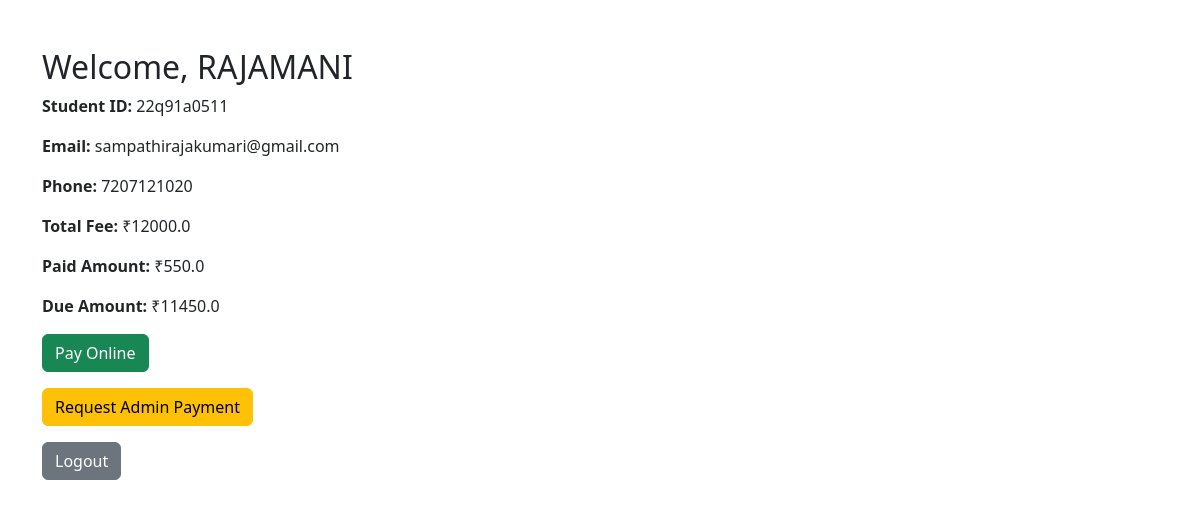
Before: /student/dashboard (signed in) with the older database file.
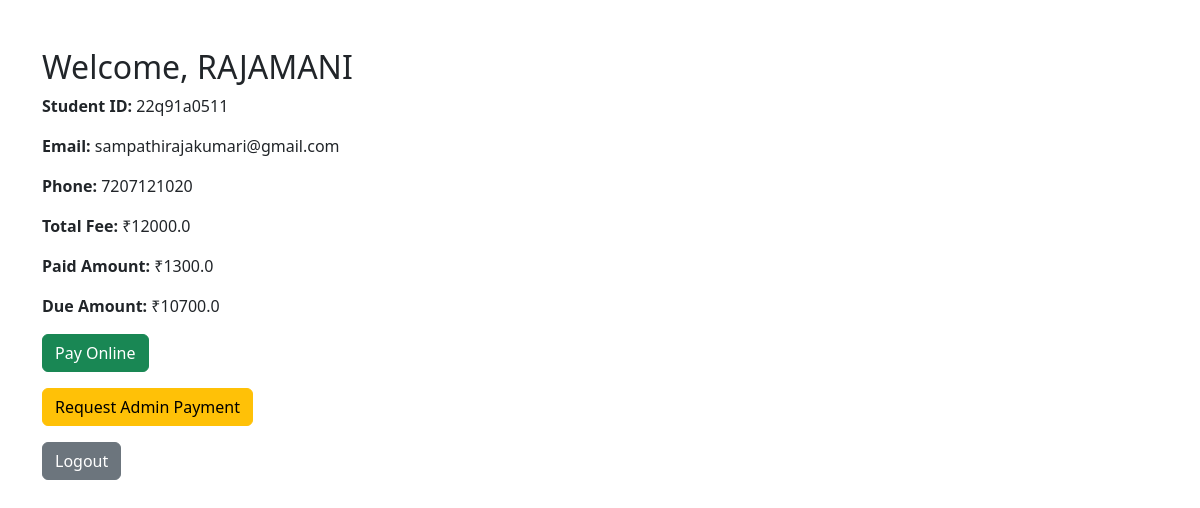
After: the same page with the newer database file.
### tables this page shows
CREATE TABLE students (
            sid TEXT PRIMARY KEY,
            name TEXT NOT NULL,
            total REAL NOT NULL,
            balance REAL NOT NULL,
            password TEXT NOT NULL
        , branch_id INTEGER, section_id INTEGER, email TEXT, phone TEXT, admin_request INTEGER DEFAULT 0);

### app.py (the view)
@app.route("/student/dashboard")
def student_dashboard():
    if "student_id" not in session:
        return redirect(url_for("student_login"))
    sid = session["student_id"]
    with get_db_connection() as conn:
        student = conn.execute("SELECT * FROM students WHERE sid=?", (sid,)).fetchone()
    if not student:
        flash("Student not found", "danger")
        return redirect(url_for("student_login"))
    student_dict = dict(student)
    student_dict['paid_amount'] = student_dict['total'] - student_dict['balance']
    student_dict['due_amount'] = student_dict['balance']
    return render_template("student_dashboard.html", student=student_dict, razorpay_key=RAZORPAY_KEY_ID)

### app.py (called while the page is built)
def get_db_connection():
    conn = sqlite3.connect(DB_PATH, timeout=10)
    conn.row_factory = sqlite3.Row
    return conn

### templates/student_dashboard.html (shortened to what this page needs)
<!DOCTYPE html>
<html>
<head>
    <link rel="stylesheet" href="https://cdn.jsdelivr.net/npm/bootstrap@5.3.0/dist/css/bootstrap.min.css">
</head>
<body class="container mt-5">
<h2>Welcome, {{ student['name'] }}</h2>
<p><strong>Student ID:</strong> {{ student['sid'] }}</p>
<p><strong>Email:</strong> {{ student['email'] }}</p>
<p><strong>Phone:</strong> {{ student['phone'] }}</p>
<p><strong>Total Fee:</strong> ₹{{ student['total'] }}</p>
<p><strong>Paid Amount:</strong> ₹{{ student['paid_amount'] }}</p>
<p><strong>Due Amount:</strong> ₹{{ student['due_amount'] }}</p>
{% if student['due_amount'] > 0 %}
    <a href="{{ url_for('student_pay') }}" class="btn btn-success">Pay Online</a>
{% else %}
    <span class="badge bg-success">All fees paid ✅</span>
{% endif %}
<form method="POST" action="{{ url_for('request_admin_payment') }}" class="mt-3">
    <button type="submit" class="btn btn-warning">Request Admin Payment</button>
</form>
<a href="{{ url_for('student_logout') }}" class="btn btn-secondary mt-3">Logout</a>
</body>
</html>

Changed rows visible on the page:
changed students "RAJAMANI": due_amount "11450.0" → "10700.0"
Other visible differences:
{{ student['paid_amount'] }}: "550.0" → "1300.0"
